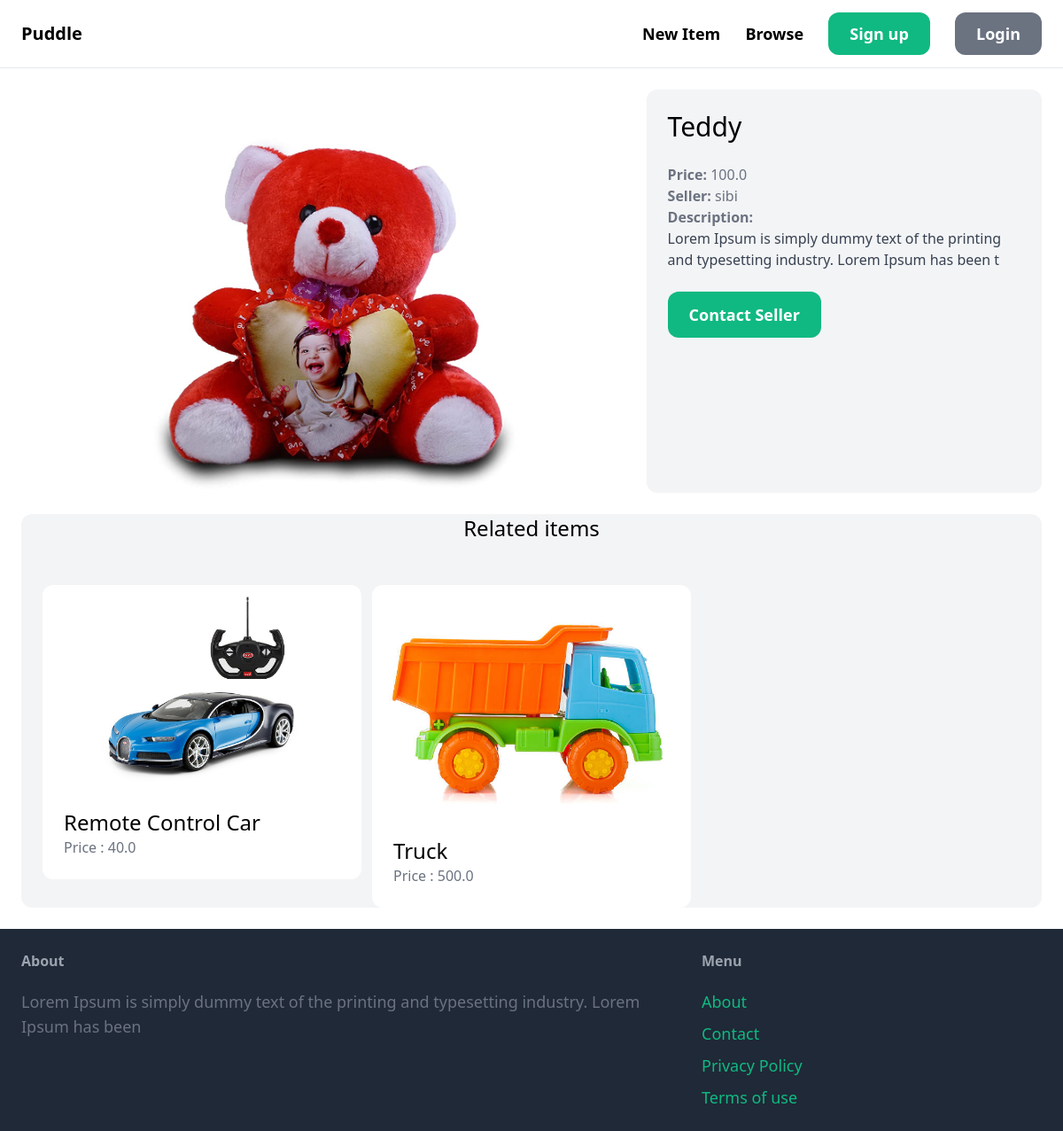
Screenshot of /item/1/ with the database file from the repository.
### item/models.py (models this page shows, shortened)
class Item(models.Model):
    name = models.CharField(max_length=255)
    category = models.ForeignKey(Category,related_name='items',on_delete=models.CASCADE)
    description = models.TextField(null=True,blank=True)
    price = models.FloatField()
    image = models.ImageField(upload_to='item_images',blank=True,null=True)
    is_sold = models.BooleanField(default=False)
    created_by = models.ForeignKey(User,related_name='items',on_delete=models.CASCADE)
    created_at = models.DateTimeField(auto_now_add=True)

### item/views.py (the view)
# urls.py: path('<int:pk>/',views.detail,name='detail')
def detail(request,pk):
    item = get_object_or_404(Item,pk=pk)
    related_items = Item.objects.filter(category=item.category,is_sold=False).exclude(pk=pk)[0:3]
    return render(request,'detail.html',{
        'item':item,'related_items':related_items
    })

### templates/detail.html (shortened to what this page needs)
{% extends 'base.html' %}
{% block content %}
    <div class="grid grid-cols-5 gap-6">
        <div class="col-span-3">
            <img src="{{item.image.url}}" alt="" class="rounded-xl">
        </div>
        <div class="col-span-2 p-6 bg-gray-100 rounded-xl">
            <h1 class="mb-6 text-3xl ">{{item.name}}</h1>
            <p class="text-gray-500"><strong>Price:</strong> {{item.price}}</p>
            <p class="text-gray-500"><strong>Seller:</strong> {{item.created_by.username}}</p>
            {% if item.description %}
                <p class="text-gray-700">
                    <strong class="text-gray-500">Description: </strong><br>
                    {{item.description}}
                </p>
            {% endif %}
            <a href="" class="inline-block mt-6 px-6 py-3 text-lg font-semibold bg-green-500 text-white rounded-xl hover:bg-green-700">Contact Seller</a>
        </div>
    </div>
    <div class="mt-6 px-6 bg-gray-100 rounded-xl">
        <h2 class="mb-12 text-2xl text-center">Related items</h2>
        <div class="grid grid-cols-3 gap-3">
            {% for item in related_items %}
                <div>
                    <a href="{% url 'item:detail' item.id %}">
                        <div>
                            <img src="{{item.image.url}}" alt="" class="rounded-t-xl">
                        </div>
                        <div class="p-6 bg-white rounded-b-xl">
                            <h2 class="text-2xl">{{item.name}}</h2>
                        <p class="text-gray-500">Price : {{item.price}}</p>
                        </div>
                    </a>
                </div>
            {% endfor %}
        </div>
    </div>
{% endblock %}

### rows the page displays
Item: image (picture), name "Teddy", price "100.0", created_by.username "sibi", description "Lorem Ipsum is simply dummy text of the printing and typesetting industry. Lorem Ipsum has been t"
Item: image (picture), name "Remote Control Car", price "40.0"
Item: image (picture), name "Truck", price "500.0"
